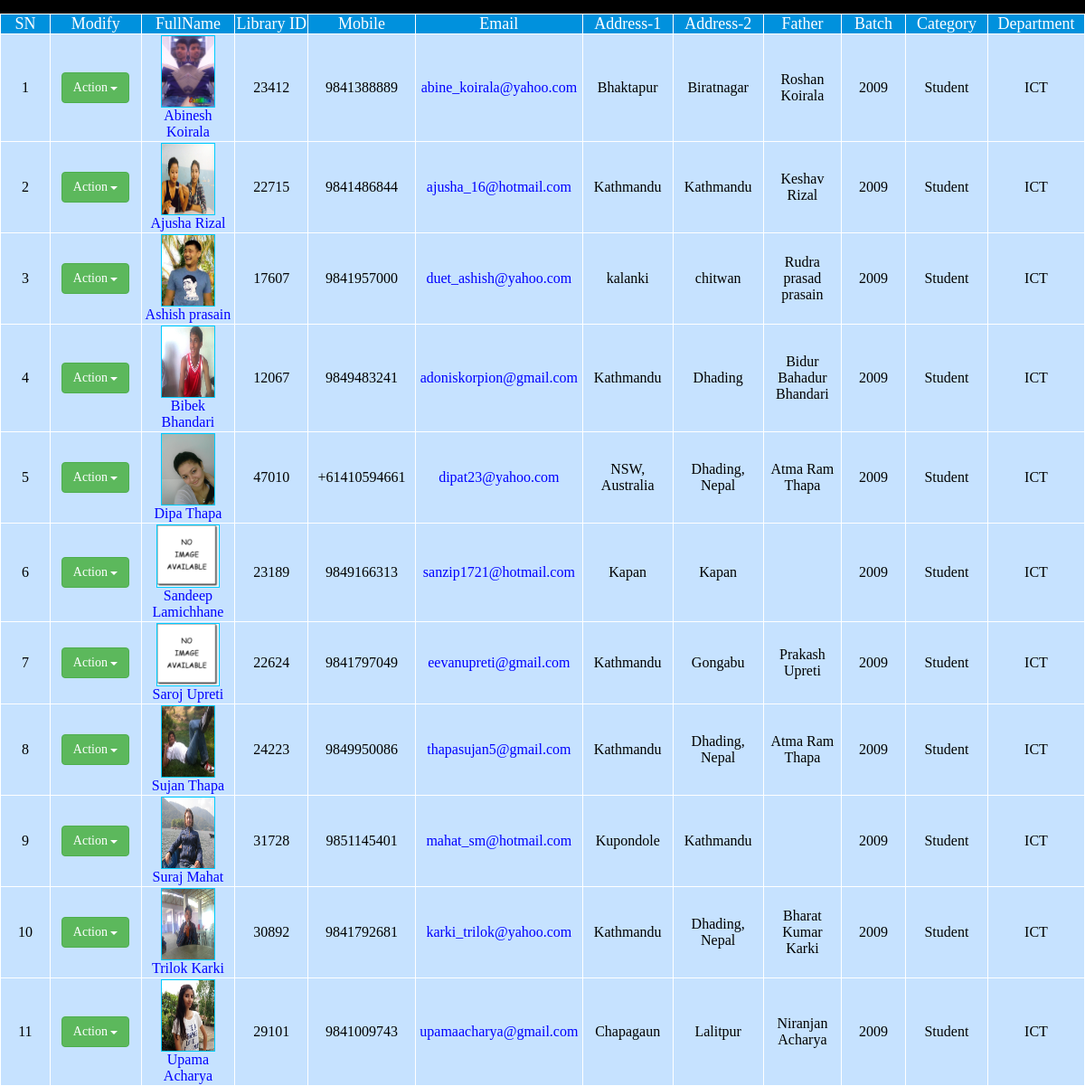
Page /search_member.php on the committed database.
### tables this page shows
CREATE TABLE IF NOT EXISTS `members_info` (
  `id` int(11) NOT NULL,
  `fname` varchar(255) NOT NULL,
  `lname` varchar(255) NOT NULL,
  `lib_id` varchar(255) NOT NULL,
  `mobile_number` varchar(255) DEFAULT NULL,
  `email` varchar(255) DEFAULT NULL,
  `password` varchar(255) NOT NULL,
  `temporary_address` varchar(255) DEFAULT NULL,
  `permanent_address` varchar(255) DEFAULT NULL,
  `father_name` varchar(255) DEFAULT NULL,
  `batch` int(11) DEFAULT NULL,
  `category` varchar(255) DEFAULT NULL,
  `department` varchar(255) NOT NULL,
  `member_image` varchar(255) DEFAULT NULL,
  PRIMARY KEY (`lib_id`),
  UNIQUE KEY `email` (`email`),
  UNIQUE KEY `mobile_number` (`mobile_number`)
);

### search_member.php (the view, shortened to what this page needs)
<?php
	include 'includes/dependencies.php';
			echo"<table  class=\"memberajax\" border=\"1px\"align=\"center\">";
			$i = 1;
				echo"<thead>
						<tr>
							<th>
								SN
							</th>
							<th>
								Modify
							</th>
							<th>
								FullName
							</th>
							<th>
								Library ID
							</th>
							<th>
								Mobile
							</th>
							<th>
								Email
							</th>
							<th>
								Address-1
							</th>
							<th>
								Address-2
							</th>
							<th>
								Father
							</th>
							<th>
								Batch
							</th>
							<th>
								Category
							</th>
							<th>
								Department
							</th>
						</tr></thead>";
			$query = mysql_query("SELECT * from members_info WHERE fname like '$string%' or lib_id like '$string%' or department like '$string%' or category like '$string%' or email like '$string%' or lname like '$string%' or mobile_number like '$string%' or father_name like '$string%' or temporary_address like '$string%' or permanent_address like '$string%' or batch like '$string%' order by fname ");
			while($result = mysql_fetch_array($query))
			 {
				echo"<tbody>
					<tr>
					<td>
							".$i++."</a>
						</td>
						<td>";
?>
 <div class="dropdown">
  <button class="btn btn-success dropdown-toggle" type="button" id="dropdownMenu1" data-toggle="dropdown">
    Action
    <span class="caret"></span>
  </button>
</div>
<?php
			echo"
						</td>
						<td>";
						echo '<a title="'.$result['fname'].' '.$result['lname'].'" class="fancybox" href="source/images/members/'.$result['member_image'].'">';
						if(($result['member_image']!="") and file_exists("source/images/members/".$result['member_image'])){
							echo"<img id=\"member_image\" width=\"60\" height=\"80\" src=\"source/images/members/".$result['member_image']."\" />									";
						}else
						{
							echo"<img id=\"member_image\" width=\"70\" height=\"70\" src=\"source/images/members/default.jpg\" />";
						}
						echo '</a>';
						echo "<a id=\"link\" targer=\"_top\" title=\"View Details of $result[1]\"href=\"index.php?action=memberstatus&libid=$result[3]\">";
						echo "<br>".$result['fname']." ".$result['lname']."</a>";
						echo"
						</td>
						<td>
							".$result['lib_id']."
						</td>
						<td>
							".$result['mobile_number']."
						</td>
						<td><a title=\"Send Email to $result[1]\"href=\"mailto:$result[5]?Subject=Message From Librarian\">
							".$result['email']."
						</td>
						<td>
							".$result['temporary_address']."
						</td>
						<td>
							".$result['permanent_address']."
						</td>
						<td>
							".$result['father_name']."
						</td>
						<td>
							".$result['batch']."
						</td>
						<td>
							".$result['category']."
						</td>
						<td>
							".$result['department']."
						</td>
						</tr></tbody>";
		}
?>

### includes/dependencies.php (shortened to what this page needs)
   <link rel="stylesheet" type="text/css" href="source/bootstrap-3.1.1-dist/css/bootstrap.css" />
   <link rel="stylesheet" type="text/css" href="source/bootstrap-editable/css/bootstrap-editable.css"/>
   <link rel="stylesheet" type="text/css" href="source/css/css_1.css"/>
   <link rel="stylesheet" type="text/css" href="source/jquery-ui-1.10.4.custom/css/sunny/jquery-ui-1.10.4.custom.css">
   <link rel="stylesheet" type="text/css" href="source/jquery-ui-1.10.4.custom/development-bundle/themes/base/jquery.ui.all.css">
   <link rel="stylesheet" type="text/css" href="source/hideShowPassword-master/css/example.wink.css"/>
<link rel="stylesheet" type="text/css" href="source/fancyapps-fancyBox-18d1712/source/jquery.fancybox.css" media="screen" />
<link rel="stylesheet" type="text/css" href="source/fancyapps-fancyBox-18d1712/source/helpers/jquery.fancybox-buttons.css?v=1.0.5" />
<link rel="stylesheet" type="text/css" href="source/fancyapps-fancyBox-18d1712/source/helpers/jquery.fancybox-thumbs.css?v=1.0.7" />

### source/css/css_1.css (style rules this page uses)
#link { color:blue; }
#member_image { border:solid #0CF 1px; }
#member_image { background:#ccc; border:solid #0CF 1px; }
.signup_form table th,td { text-align:center;padding:5px; border:1px solid white; font-weight:normal; }
.editmemberdetails_form table th,td { text-align:center; font-weight:normal; border:1px solid white; text-align:center; }
.editbookdetails_form table th,td { text-align:center; font-weight:normal; border:1px solid white; text-align:center; }
.deletemember_form table th,td { text-align:center; padding:10px; width:220px; border:1px solid white; }
.editmember_form table th,td { text-align:center; padding:10px; width:220px;height:50px; border:1px solid white; }
.addmember_form table th,td { text-align:center; width:200px; font-weight:normal; border:1px solid white; text-align:center; }
.deletebook_form table th,td { text-align:center; padding:10px; width:220px; border:1px solid white; }
.editbookinfo table th,td { text-align:center; padding:0px; width:200px;height:auto; border:1px solid white; }
.return table th,td { text-align:center; padding:10px; width:220px; border:1px solid white; }
.issue table th,td { text-align:center; padding:10px; width:220px; border:1px solid white; }
.memberajax { font-family:"Times New Roman", Times, serif; width:auto; overflow: auto; margin-top:15px; }
.memberajax a { text-decoration:none; color:blue; }
.memberajax th { background:#0091DD; padding:0px;font-size:18px; color:white; font-weight:normal; text-align:center; border:1px white solid; }
.memberajax td { background:#C6E2FF;text-align:center; color:black; border:1px white solid; padding:1px; }

### rows in the picture
members_info: member_image (picture), fname "Abinesh", lname "Koirala", lib_id "23412", mobile_number "9841388889", email "abine_koirala@yahoo.com", temporary_address "Bhaktapur", permanent_address "Biratnagar", father_name "Roshan Koirala", batch "2009", category "Student", department "ICT"
members_info: member_image (picture), fname "Ajusha", lname "Rizal", lib_id "22715", mobile_number "9841486844", email "ajusha_16@hotmail.com", temporary_address "Kathmandu", permanent_address "Kathmandu", father_name "Keshav Rizal", batch "2009", category "Student", department "ICT"
members_info: member_image (picture), fname "Ashish", lname "prasain", lib_id "17607", mobile_number "9841957000", email "duet_ashish@yahoo.com", temporary_address "kalanki", permanent_address "chitwan", father_name "Rudra prasad prasain", batch "2009", category "Student", department "ICT"
members_info: member_image (picture), fname "Bibek", lname "Bhandari", lib_id "12067", mobile_number "9849483241", email "adoniskorpion@gmail.com", temporary_address "Kathmandu", permanent_address "Dhading", father_name "Bidur Bahadur Bhandari", batch "2009", category "Student", department "ICT"
members_info: member_image (picture), fname "Dipa", lname "Thapa", lib_id "47010", mobile_number "+61410594661", email "dipat23@yahoo.com", temporary_address "NSW, Australia", permanent_address "Dhading, Nepal", father_name "Atma Ram Thapa", batch "2009", category "Student", department "ICT"
members_info: fname "Sandeep", lname "Lamichhane", lib_id "23189", mobile_number "9849166313", email "sanzip1721@hotmail.com", temporary_address "Kapan", permanent_address "Kapan", batch "2009", category "Student", department "ICT"
members_info: fname "Saroj", lname "Upreti", lib_id "22624", mobile_number "9841797049", email "eevanupreti@gmail.com", temporary_address "Kathmandu", permanent_address "Gongabu", father_name "Prakash Upreti", batch "2009", category "Student", department "ICT"
members_info: member_image (picture), fname "Sujan", lname "Thapa", lib_id "24223", mobile_number "9849950086", email "thapasujan5@gmail.com", temporary_address "Kathmandu", permanent_address "Dhading, Nepal", father_name "Atma Ram Thapa", batch "2009", category "Student", department "ICT"
members_info: member_image (picture), fname "Suraj", lname "Mahat", lib_id "31728", mobile_number "9851145401", email "mahat_sm@hotmail.com", temporary_address "Kupondole", permanent_address "Kathmandu", batch "2009", category "Student", department "ICT"
members_info: member_image (picture), fname "Trilok", lname "Karki", lib_id "30892", mobile_number "9841792681", email "karki_trilok@yahoo.com", temporary_address "Kathmandu", permanent_address "Dhading, Nepal", father_name "Bharat Kumar Karki", batch "2009", category "Student", department "ICT"
members_info: member_image (picture), fname "Upama", lname "Acharya", lib_id "29101", mobile_number "9841009743", email "upamaacharya@gmail.com", temporary_address "Chapagaun", permanent_address "Lalitpur", father_name "Niranjan Acharya", batch "2009", category "Student", department "ICT"
